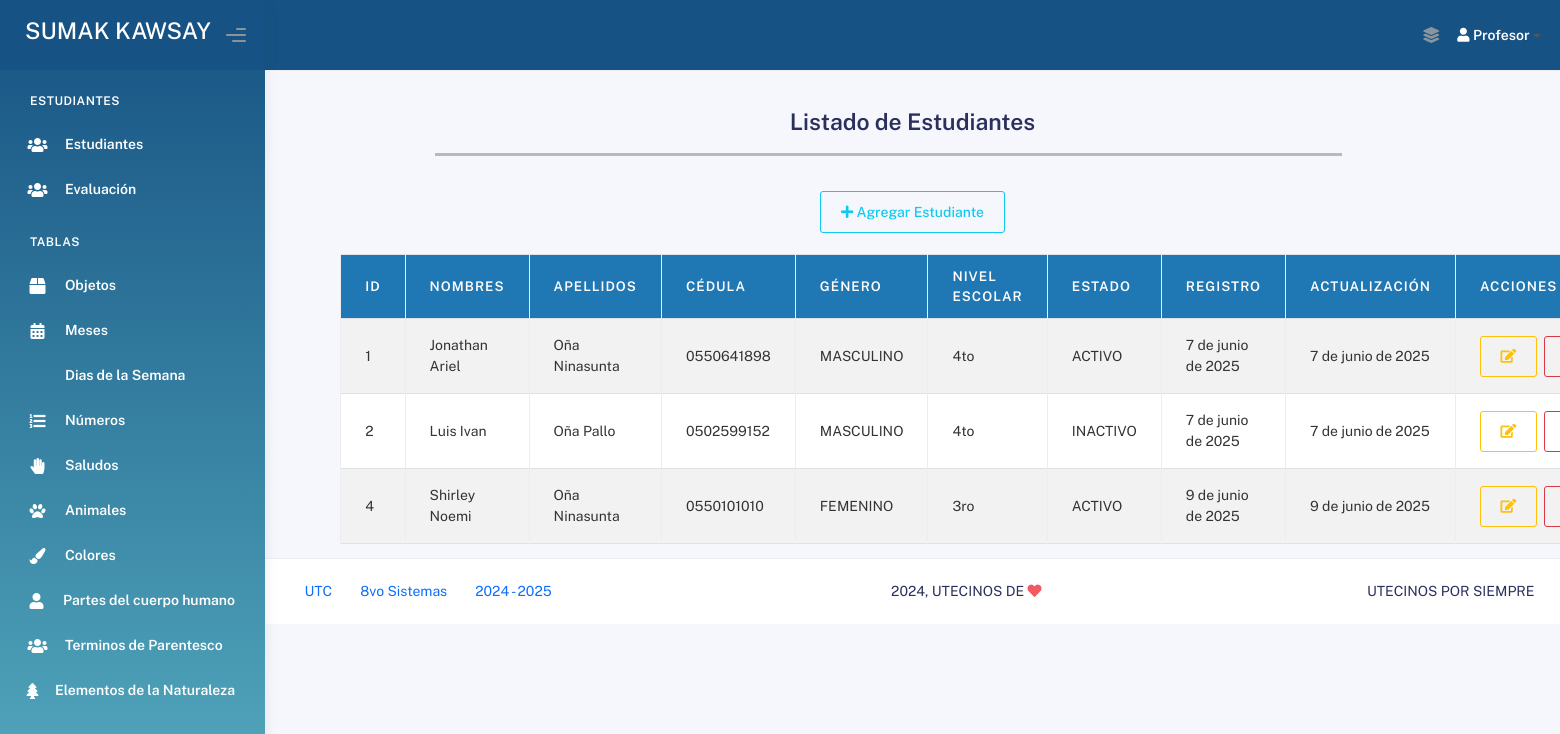
Before: /estudiantes/ (signed in) with the older database file.
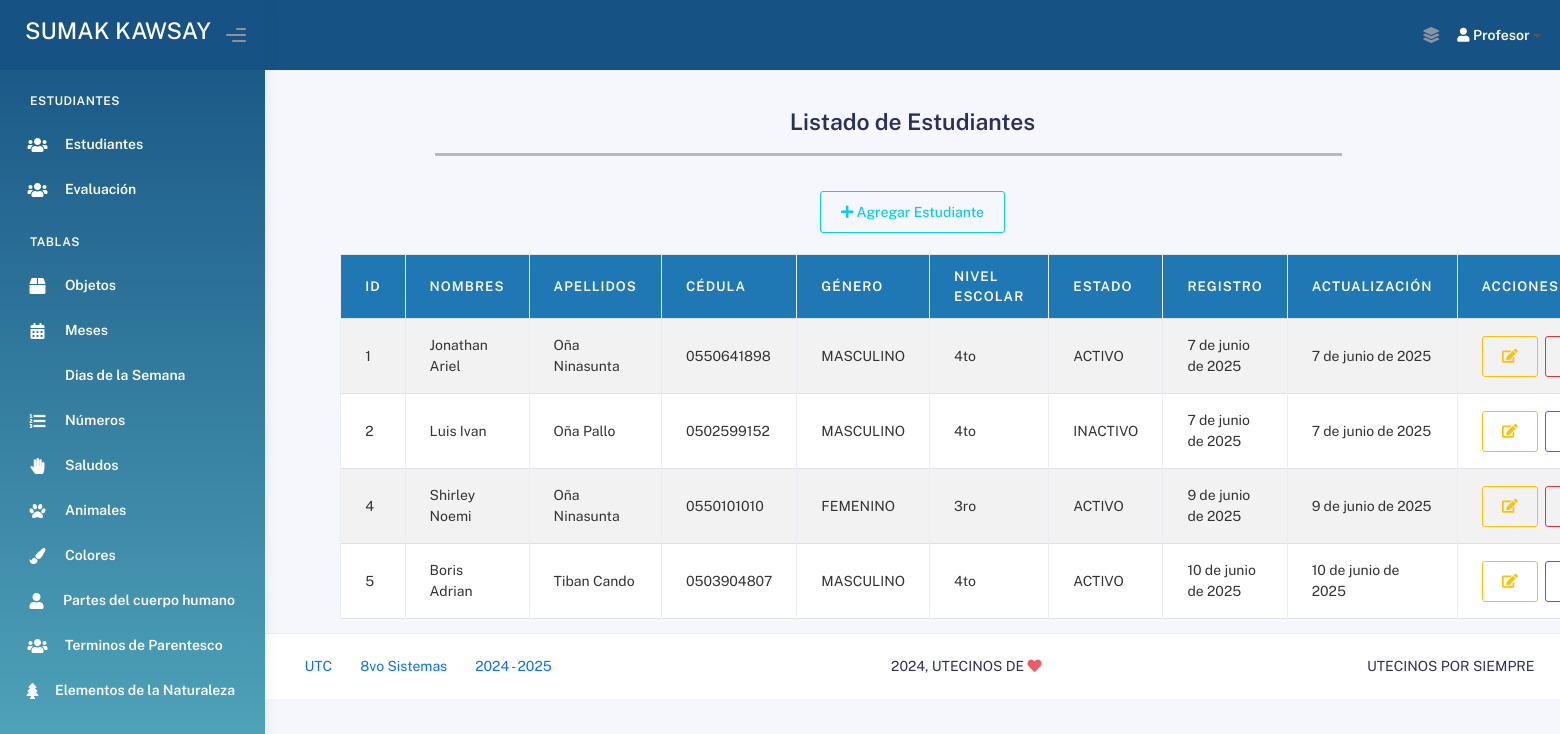
After: the same page with the newer database file.
### Aplicaciones/Modulos/models.py (models this page shows, shortened)
class Estudiante(models.Model):
    nombres_est = models.CharField(max_length=100)
    apellidos_est = models.CharField(max_length=100)
    cedula_est = models.CharField(max_length=10, unique=True)
    genero_est = models.CharField(max_length=20)
    nivel_escolar_est = models.CharField(max_length=50)
    estado_est = models.CharField(max_length=10)
    fecha_registro_est = models.DateField(auto_now_add=True)
    fecha_actualizacion_est = models.DateField(auto_now=True)

### Aplicaciones/Modulos/views.py (the view)
# urls.py: path('estudiantes/', views.lista_estudiantes, name='lista_estudiantes'),
def lista_estudiantes(request):
    if not request.session.get('profesor_id'):
        return redirect('login_profesor')
    estudiantes = Estudiante.objects.all()
    return render(request, 'Administrador/Estudiantes/lista_estudiantes.html', {'estudiantes': estudiantes})

### Aplicaciones/Modulos/templates/Administrador/Estudiantes/lista_estudiantes.html (shortened to what this page needs)
{% extends 'plantillaAdmin.html' %}
{% block body %}
<br><br><br><br>
<div>
    <br>
    <div class="card-title text-center">
        <h3><b>Listado de Estudiantes</b></h3>
    </div>
</div>
<div style="width: 70%; margin-left: 170px;">
    <hr style="height: 3px; background-color: #000; border: none;">
</div>
<br>
<div class="text-center">
    <a href="{% url 'agregar_estudiante' %}" class="btn btn-outline-info">
        <i class="fas fa-plus"></i> Agregar Estudiante
    </a>
</div>
<br>
<div class="container" style="width: 90%;">
    <table class="table table-bordered table-striped table-hover" id="tbl-Estudiantes">
        <thead>
            <tr>
                <th>ID</th>
                <th>Nombres</th>
                <th>Apellidos</th>
                <th>Cédula</th>
                <th>Género</th>
                <th>Nivel Escolar</th>
                <th>Estado</th>
                <th>Registro</th>
                <th>Actualización</th>
                <th>Acciones</th>
            </tr>
        </thead>
        <tbody>
            {% for est in estudiantes %}
                <tr>
                    <td>{{ est.id }}</td>
                    <td>{{ est.nombres_est }}</td>
                    <td>{{ est.apellidos_est }}</td>
                    <td>{{ est.cedula_est }}</td>
                    <td>{{ est.genero_est }}</td>
                    <td>{{ est.nivel_escolar_est }}</td>
                    <td>{{ est.estado_est }}</td>
                    <td>{{ est.fecha_registro_est }}</td>
                    <td>{{ est.fecha_actualizacion_est }}</td>
                    <td>
                        <div style="display: flex;">
                            <a href="{% url 'editar_estudiante' est.id %}" class="btn btn-outline-warning btn-circle" title="Editar Estudiante">
                                <i class="fas fa-edit"></i>
                            </a>
                            <a href="{% url 'eliminar_estudiante' est.id %}" class="btn btn-outline-danger" onclick="return confirm('¿Deseas eliminar este estudiante?')">
                            </a>
                        </div>
                    </td>
                </tr>
            {% empty %}
                <tr>
                    <td colspan="10">No hay estudiantes registrados.</td>
                </tr>
            {% endfor %}
        </tbody>
    </table>
</div>
{% endblock %}

Changed rows visible on the page:
added Estudiante: id "5", nombres_est "Boris Adrian", apellidos_est "Tiban Cando", cedula_est "0503904807", genero_est "MASCULINO", nivel_escolar_est "4to", estado_est "ACTIVO", fecha_registro_est "10 de junio de 2025", fecha_actualizacion_est "10 de junio de 2025"
